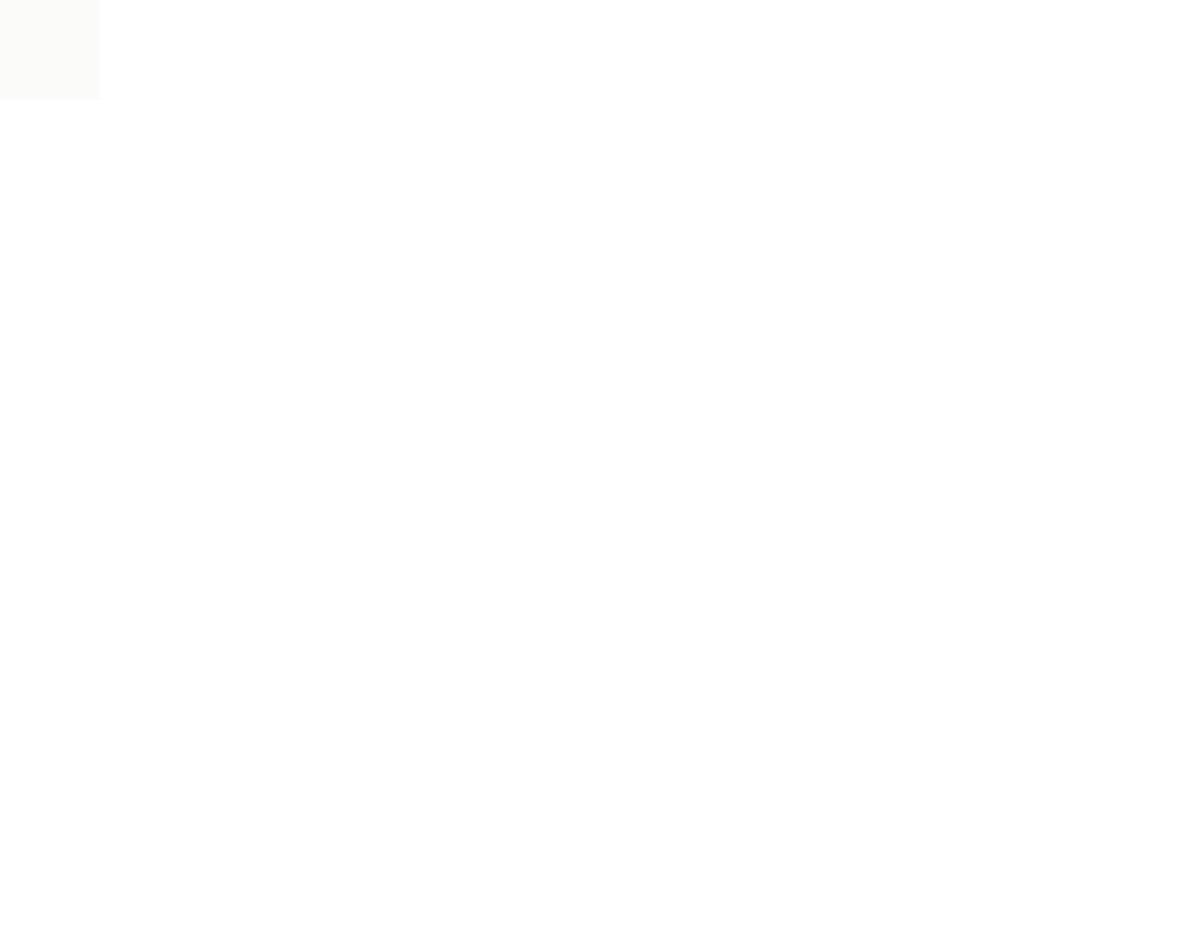
Frame 1 (no input)
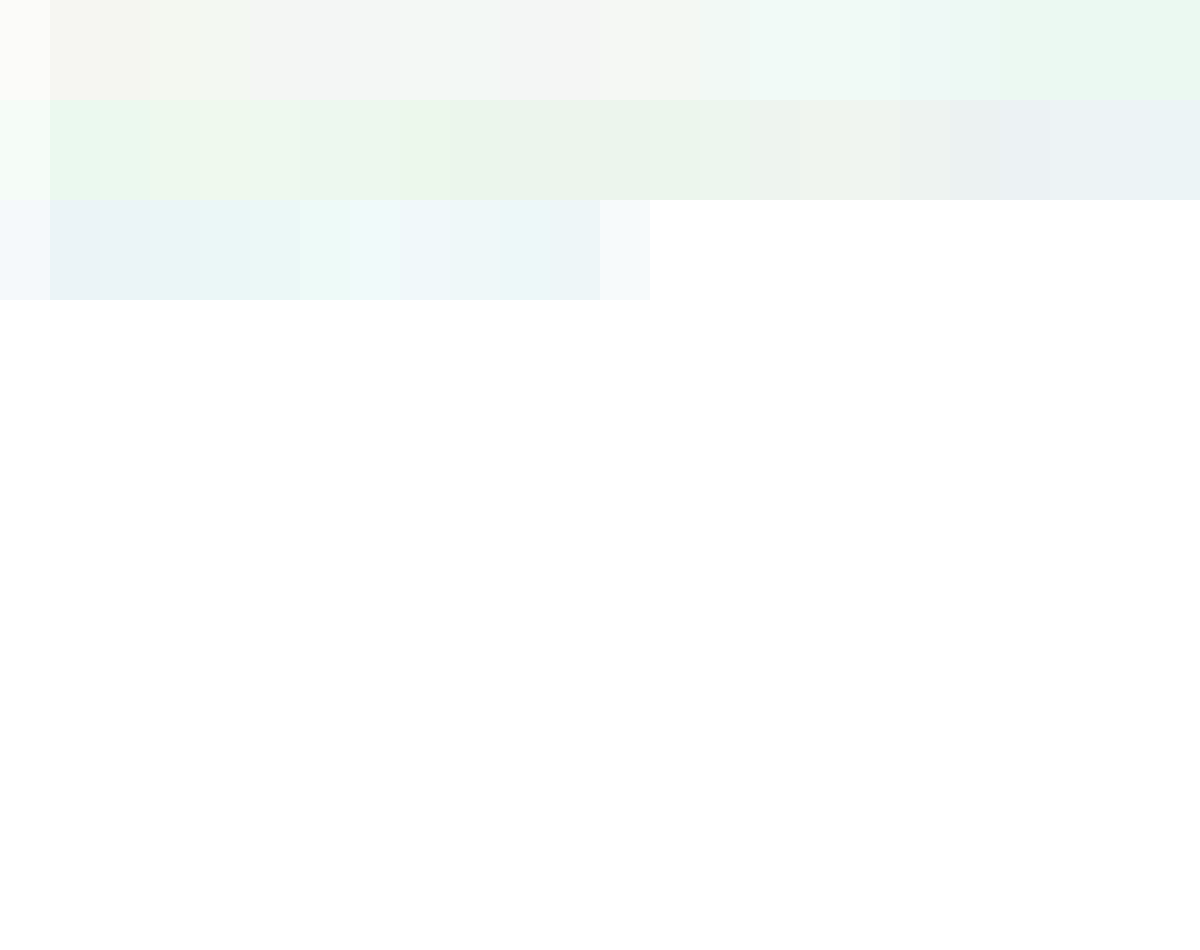
Frame 60 (no input)
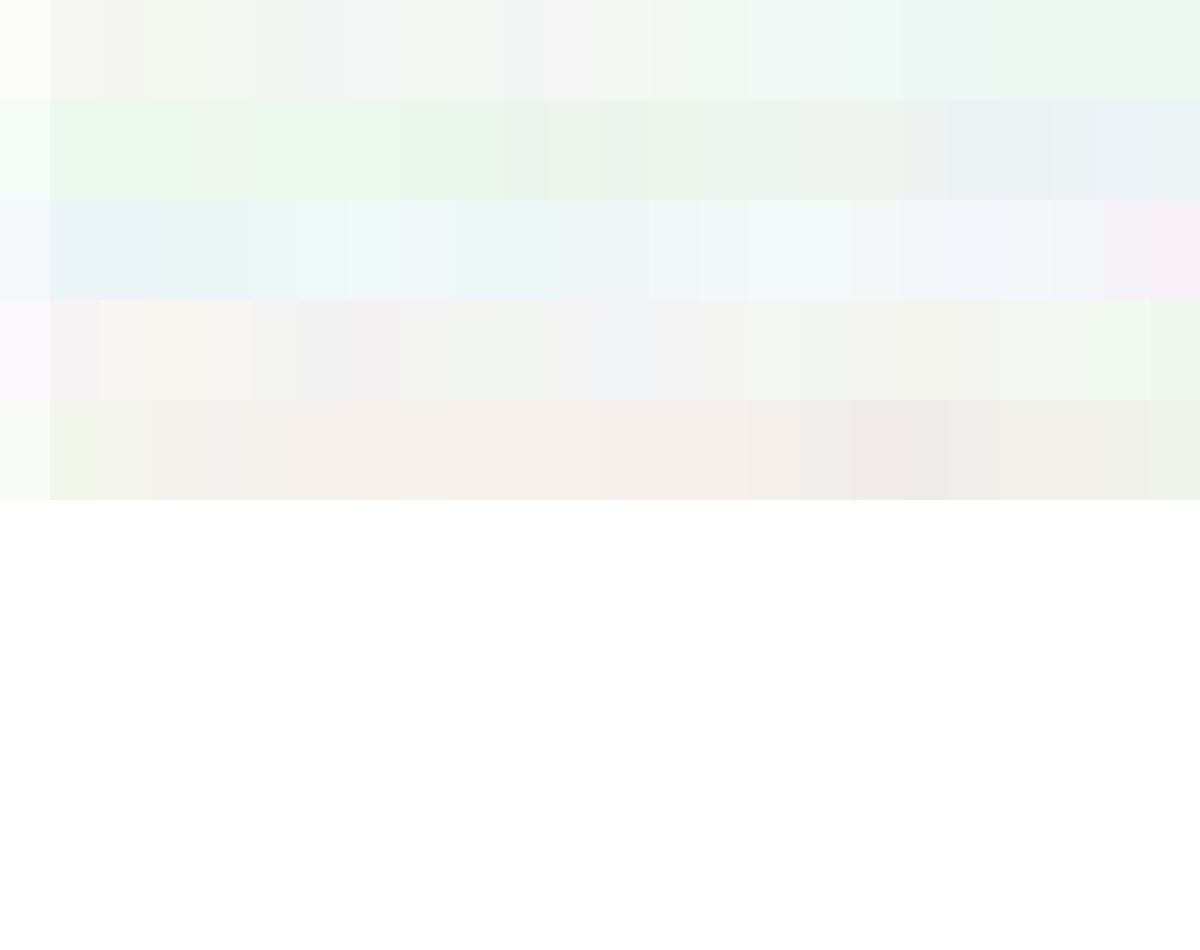
Frame 120 (the mouse pressed at the canvas centre since frame 60)

The p5.js sketch that drew these frames (run headless with seeded random() and noise() and a simulated clock; from frame 60 on, the mouse is pressed at the canvas centre):

// p5.js sketch
// ── sketch.js
var k, x,y;
var blue, green, red;
var blueboost = 0
var greenboost = 0;
var redboost = 0;
var maxsat;
var width;
var height;

function setup() {
  width = Math.round(windowWidth / 50) * 50;
  height = Math.round(windowHeight / 50) * 50;
  var c = createCanvas(width, height-50);
  c.position(0, 50);

  red = random(50,200);
  blue = random(50,200);
  green = random(50,200);
  background(255);
  k = 0;
  x = 0;
  y = 0;

  noStroke();
  maxsat = 200;
 
}

function draw() {
  fill(getColour());
  fadedcircle(x%width,y%height, 100);
  x+=50;
  if(x%width == 0){
    y+=100;
  }
}

function fadedcircle( x, y, s){
    rect(x,y,s, s);
}
function getColour() {
  red = min(maxsat, (random(red - 30, min([red + 30, maxsat])) + redboost));
  blue = min(maxsat, (random(blue - 30, min(blue + 30, maxsat)) + blueboost));
  green = min(maxsat, (random(green - 30, min(green + 30, maxsat)) + greenboost));
  return color(red, green, blue, 10);
}

function keyPressed() {
  if(key == 'b'){
    blueboost += 50;
  } else if(key == 'g') {
    greenboost += 50;
  } else if(key == 'r') {
    redboost += 50;
  } else if(key == ' ') {
    red = random(30,220);
    blue = random(30,220);
    green = random(30,220);  
    blueboost = greenboost = redboost = 0;
    } else if(key == '=') {
       red += 50;
       blue += 50;
       green += 50;
    } else if(key == '-') {
       red -= 50;
       blue -= 50;
       green -= 50;
    }
}
